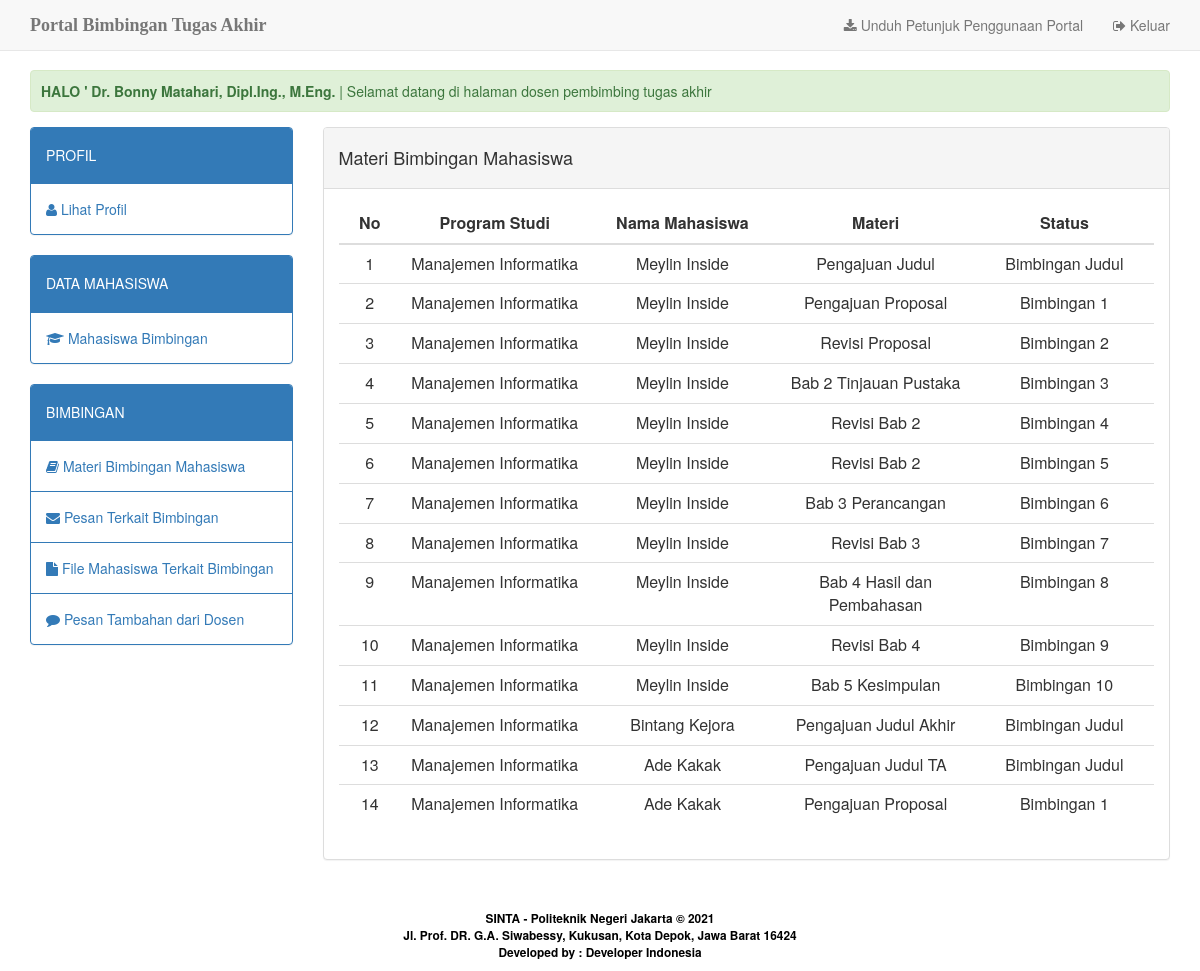
The app's page /home.php?apps=materi (signed in) with its own data.
### tables this page shows
CREATE TABLE `dosen` (
  `id_dosen` int(3) NOT NULL,
  `nip_dosen` char(18) NOT NULL,
  `nm_dosen` varchar(50) NOT NULL,
  `no_telp` char(12) DEFAULT NULL,
  `username` char(10) NOT NULL,
  `password` char(10) NOT NULL,
  `status_user` varchar(5) NOT NULL DEFAULT 'dosen'
);

CREATE TABLE `mahasiswa` (
  `nim` int(11) NOT NULL,
  `nm_mhs` varchar(30) NOT NULL,
  `th_bimbingan` year(4) NOT NULL,
  `id_prodi` int(2) NOT NULL,
  `id_dosen` int(3) NOT NULL,
  `foto` varchar(30) NOT NULL DEFAULT 'default.jpg',
  `username` char(10) NOT NULL,
  `password` char(10) NOT NULL,
  `status_user` varchar(9) NOT NULL DEFAULT 'mahasiswa'
);

CREATE TABLE `prodi` (
  `id_prodi` int(2) NOT NULL,
  `nama_prodi` varchar(30) NOT NULL,
  `jenjang` varchar(5) NOT NULL
);

CREATE TABLE `subject` (
  `id_subject` int(10) NOT NULL,
  `subject` varchar(50) NOT NULL,
  `nim` int(10) NOT NULL,
  `status_bimbingan` varchar(20) NOT NULL,
  `tgl` datetime NOT NULL DEFAULT CURRENT_TIMESTAMP ON UPDATE CURRENT_TIMESTAMP
);

### apps/app_materi/dosenview.php (the view, shortened to what this page needs)
<div class="panel panel-default">
	<div class="panel-heading">
			<span>
			<h4>Materi Bimbingan Mahasiswa</h4>
			</span>
  </div>
	<div class="panel-body">
		<table class="table table-hover" id="tbl_mahasiswa">
			<thead>
	    		<tr>
	    			<th style="width: 2%"><div align="center">No</div></th>
	    			<th style="width: 7%"><div align="center">Program Studi</div></th>
	    			<th style="width: 7%"><div align="center">Nama Mahasiswa</div></th>
	    			<th style="width: 7%"><div align="center">Materi</div></th>
	    			<th style="width: 7%"><div align="center">Status</div></th>
	    		</tr>
	    	</thead>
	    	<tbody>
	    		<?php
	    			$stmt = $db_con->prepare("SELECT * FROM mahasiswa, subject, prodi where mahasiswa.id_dosen='$_SESSION[user_session]' && subject.nim=mahasiswa.nim && prodi.id_prodi=mahasiswa.id_prodi ORDER BY nm_mhs DESC");
					$stmt->execute();
					$no=1;
					while($row=$stmt->fetch(PDO::FETCH_ASSOC)) {
				?>
					<tr>
						<td><div align="center"><?php echo $no; ?></div></td>
						<td><div align="center"><?php echo $row['nama_prodi']; ?></div></td>
						<td><div align="center"><?php echo $row['nm_mhs']; ?></div></td>
						<td><div align="center"><?php echo $row['subject']; ?></div></td>
						<td><div align="center"><?php echo $row['status_bimbingan']; ?></div></td>
					</tr>
				<?php
						$no++;
				 	}
				?>
	    	</tbody>
		</table>
	</div>
</div>

### home.php (shortened to what this page needs)
<?php
	include_once 'dbconfig.php';
	$stmt = $db_con->prepare("SELECT * FROM dosen WHERE id_dosen=:uid");
	$stmt->execute(array(":uid"=>$_SESSION['user_session']));
	$row=$stmt->fetch(PDO::FETCH_ASSOC);
	$stmt2 = $db_con->prepare("SELECT * FROM mahasiswa WHERE nim=:uid");
	$stmt2->execute(array(":uid"=>$_SESSION['user_session']));
	$row2=$stmt2->fetch(PDO::FETCH_ASSOC);
	$stmt3 = $db_con->prepare("SELECT * FROM admin_prodi WHERE id_admin=:uid");
	$stmt3->execute(array(":uid"=>$_SESSION['user_session']));
	$row3=$stmt3->fetch(PDO::FETCH_ASSOC);
	$stmt4 = $db_con->prepare("SELECT * FROM kaprodi WHERE id_kaprodi=:uid");
	$stmt4->execute(array(":uid"=>$_SESSION['user_session']));
	$row4=$stmt4->fetch(PDO::FETCH_ASSOC);
?>
<!DOCTYPE html>
<html lang="en">
<head>
	<link href="assets/css/bootstrap.min.css" rel="stylesheet">
	<link href="assets/css/style.css" rel="stylesheet">
	<link href="assets/css/font-awesome.css" rel="stylesheet">
	<link href="assets/css/datatables.min.css" rel="stylesheet">
</head>
<body>
	<nav class="navbar navbar-default navbar-fixed-top">
		<div class="container">
			<div class="navbar-header">
				<a class="navbar-brand" href="./"><b>Portal Bimbingan Tugas Akhir</b><span class="style4"></span></a>
			</div>
			<div id="navbar" class="navbar-collapse collapse">
				<ul class="nav navbar-nav navbar-right">
					<?php if ($_SESSION['user_level']=='mahasiswa') {
			        echo "<li><a download href=petunjuk/mahasiswa.pdf><span class=\"fa fa-download\"></span> Unduh Petunjuk Penggunaan Portal</a></li>";
			        }
					elseif ($_SESSION['user_level']=='dosen') {
			        echo "<li><a download href=petunjuk/dosen.pdf><span class=\"fa fa-download\"></span> Unduh Petunjuk Penggunaan Portal</a></li>";
			        }
					elseif ($_SESSION['user_level']=='kaprodi') {
			        echo "<li><a download href=petunjuk/kaprodi.pdf><span class=\"fa fa-download\"></span> Unduh Petunjuk Penggunaan Portal</a></li>";
			        }
					 ?>
					<li><a href="logout.php"><span class="fa fa-sign-out"></span> Keluar</a></li>
				</ul>
			</div>
		</div>
	</nav>
	<div class="body-container">
		<div class="container">
			<div class='alert alert-success'>
				<marquee>
					<strong>HALO ' <?php
					if ($_SESSION['user_level']=='dosen') {echo $row['nm_dosen'];}
					elseif ($_SESSION['user_level']=='mahasiswa') {echo $row2['nm_mhs'];}
					elseif ($_SESSION['user_level']=='admin') {echo $row3['nm_admin'];}
					elseif ($_SESSION['user_level']=='kaprodi') {echo $row4['nm_kaprodi'];}
				?></strong> | Selamat datang di halaman <?php
					if ($_SESSION['user_level']=='dosen') {echo "dosen pembimbing tugas akhir";}
					elseif ($_SESSION['user_level']=='mahasiswa') {echo "mahasiswa";}
					elseif ($_SESSION['user_level']=='admin') {echo "administrator";}
					elseif ($_SESSION['user_level']=='kaprodi') {echo "kepala prodi";}
				?>
				</marquee>
			</div>
			<div class="row">
				<div class="col-md-3">
					<?php include 'apps/menu.php'; ?>
				</div>
				<div class="col-md-9">
					<?php include 'apps/content.php'; ?>
				</div>
			</div>
		</div>
		<center>
			<p>&nbsp;</p>
			<p><small style="color: #fff"><span class="style3" style="font-weight: bold;">SINTA - Politeknik Negeri
						Jakarta &copy; <?php echo date('Y');?></span><br>
					<strong><span class="style3"><span class="style3">Jl. Prof. DR. G.A. Siwabessy, Kukusan, Kota Depok,
								Jawa Barat 16424<br>
								Developed by : Developer Indonesia
							</span></strong></small> </p>
		</center>
	</div>
</body>
</html>

### assets/css/style.css (style rules this page uses)
body { background:#f1f9f9; }
.body-container { margin-top:70px; }
.navbar-brand { font-family:"Lucida Handwriting"; }

### home.php (style rules this page uses)
.style3 { color: #000000 }

### records on screen
dosen: nm_dosen "Dr. Bonny Matahari, Dipl.Ing., M.Eng."
mahasiswa: id_prodi.nama_prodi "Manajemen Informatika", nm_mhs "Meylin Inside", subject.subject "Pengajuan Judul", subject.status_bimbingan "Bimbingan Judul", subject.subject "Pengajuan Proposal", subject.status_bimbingan "Bimbingan 1", subject.subject "Revisi Proposal", subject.status_bimbingan "Bimbingan 2", subject.subject "Bab 2 Tinjauan Pustaka", subject.status_bimbingan "Bimbingan 3", subject.subject "Revisi Bab 2", subject.status_bimbingan "Bimbingan 4", subject.status_bimbingan "Bimbingan 5", subject.subject "Bab 3 Perancangan", subject.status_bimbingan "Bimbingan 6", subject.subject "Revisi Bab 3", subject.status_bimbingan "Bimbingan 7", subject.subject "Bab 4 Hasil dan Pembahasan", subject.status_bimbingan "Bimbingan 8", subject.subject "Revisi Bab 4", subject.status_bimbingan "Bimbingan 9", subject.subject "Bab 5 Kesimpulan", subject.status_bimbingan "Bimbingan 10"
mahasiswa: id_prodi.nama_prodi "Manajemen Informatika", nm_mhs "Bintang Kejora", subject.subject "Pengajuan Judul Akhir", subject.status_bimbingan "Bimbingan Judul"
mahasiswa: id_prodi.nama_prodi "Manajemen Informatika", nm_mhs "Ade Kakak", subject.subject "Pengajuan Judul TA", subject.status_bimbingan "Bimbingan Judul", subject.subject "Pengajuan Proposal", subject.status_bimbingan "Bimbingan 1"
